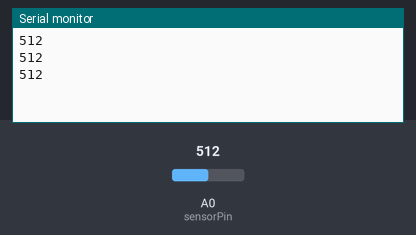
A sketch run on a simulated Arduino Uno, built with avr-gcc and run on an emulated ATmega328P. Shown: the last lines printed to the serial monitor. The inputs (shaded band) are chosen by the test bench; at power-on: A0 (sensorPin) = 512.

Above: at 1.3 s.
1.4 s: A0 (sensorPin) set to 716
At 1.9 s:
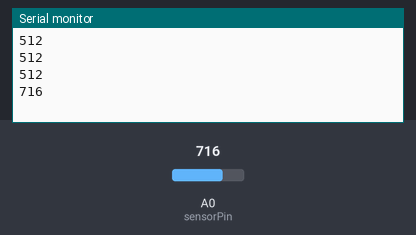
2.9 s: A0 (sensorPin) set to 900
At 3.4 s:
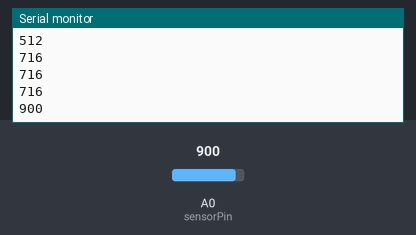
Timing chart, 0 to 5.9 s (numbered marks = the images above; inputs shaded):
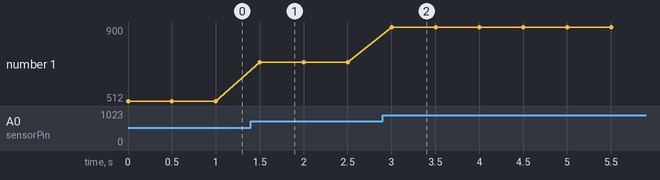

The sketch:

IR.ino
```cpp
int sensorPin = A0;
int value;
int lastvalue=0;
void setup() {

  Serial.begin(115200);

}

void loop() {
  // get value from IR photodiode (0 - 1023)
  value = analogRead(sensorPin);
    Serial.println(value);
  delay(500); //if you want a slower reaction, add delay here.
}
```

Measured:
- after the input at 1.4 s, the serial monitor: prints a new line after 0.10 s (image 1)
- after the input at 2.9 s, the serial monitor: prints a new line after 0.10 s (image 2)
- plotted number 1: 512 → 716 after the input at 1.4 s, 716 → 900 after the input at 2.9 s
